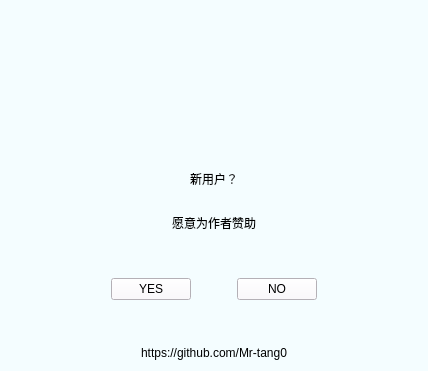
<?xml version="1.0" encoding="UTF-8"?>
<ui version="4.0">
 <class>Check</class>
 <widget class="QWidget" name="Check">
  <property name="geometry">
   <rect>
    <x>0</x>
    <y>0</y>
    <width>428</width>
    <height>371</height>
   </rect>
  </property>
  <property name="windowTitle">
   <string>Form</string>
  </property>
  <property name="styleSheet">
   <string notr="true">background-color: rgb(244, 253, 255);</string>
  </property>
  <layout class="QGridLayout" name="gridLayout">
   <item row="0" column="1">
    <spacer name="verticalSpacer_2">
     <property name="orientation">
      <enum>Qt::Vertical</enum>
     </property>
     <property name="sizeHint" stdset="0">
      <size>
       <width>20</width>
       <height>74</height>
      </size>
     </property>
    </spacer>
   </item>
   <item row="1" column="0">
    <spacer name="horizontalSpacer_3">
     <property name="orientation">
      <enum>Qt::Horizontal</enum>
     </property>
     <property name="sizeHint" stdset="0">
      <size>
       <width>46</width>
       <height>20</height>
      </size>
     </property>
    </spacer>
   </item>
   <item row="1" column="1">
    <layout class="QVBoxLayout" name="verticalLayout_2">
     <item>
      <layout class="QVBoxLayout" name="verticalLayout">
       <item>
        <widget class="QLabel" name="label">
         <property name="styleSheet">
          <string notr="true">font: 12pt &quot;幼圆&quot;;</string>
         </property>
         <property name="text">
          <string>新用户？</string>
         </property>
         <property name="alignment">
          <set>Qt::AlignCenter</set>
         </property>
        </widget>
       </item>
       <item>
        <spacer name="horizontalSpacer">
         <property name="orientation">
          <enum>Qt::Horizontal</enum>
         </property>
         <property name="sizeHint" stdset="0">
          <size>
           <width>40</width>
           <height>20</height>
          </size>
         </property>
        </spacer>
       </item>
       <item>
        <widget class="QLabel" name="label_2">
         <property name="styleSheet">
          <string notr="true">font: 12pt &quot;幼圆&quot;;</string>
         </property>
         <property name="text">
          <string>愿意为作者赞助</string>
         </property>
         <property name="alignment">
          <set>Qt::AlignCenter</set>
         </property>
        </widget>
       </item>
      </layout>
     </item>
     <item>
      <spacer name="verticalSpacer">
       <property name="orientation">
        <enum>Qt::Vertical</enum>
       </property>
       <property name="sizeHint" stdset="0">
        <size>
         <width>20</width>
         <height>40</height>
        </size>
       </property>
      </spacer>
     </item>
     <item>
      <layout class="QHBoxLayout" name="horizontalLayout">
       <item>
        <widget class="QPushButton" name="pushButton">
         <property name="styleSheet">
          <string notr="true">font: 12pt &quot;幼圆&quot;;
background-color: rgb(252, 247, 255);</string>
         </property>
         <property name="text">
          <string>YES</string>
         </property>
        </widget>
       </item>
       <item>
        <spacer name="horizontalSpacer_2">
         <property name="orientation">
          <enum>Qt::Horizontal</enum>
         </property>
         <property name="sizeHint" stdset="0">
          <size>
           <width>40</width>
           <height>20</height>
          </size>
         </property>
        </spacer>
       </item>
       <item>
        <widget class="QPushButton" name="pushButton_2">
         <property name="styleSheet">
          <string notr="true">font: 12pt &quot;幼圆&quot;;
background-color: rgb(252, 247, 255);</string>
         </property>
         <property name="text">
          <string>NO</string>
         </property>
        </widget>
       </item>
      </layout>
     </item>
     <item>
      <spacer name="verticalSpacer_3">
       <property name="orientation">
        <enum>Qt::Vertical</enum>
       </property>
       <property name="sizeHint" stdset="0">
        <size>
         <width>20</width>
         <height>40</height>
        </size>
       </property>
      </spacer>
     </item>
     <item>
      <widget class="QLabel" name="label_3">
       <property name="styleSheet">
        <string notr="true">font: 8pt &quot;幼圆&quot;;</string>
       </property>
       <property name="text">
        <string>https://github.com/Mr-tang0</string>
       </property>
       <property name="alignment">
        <set>Qt::AlignCenter</set>
       </property>
      </widget>
     </item>
    </layout>
   </item>
   <item row="1" column="2">
    <spacer name="horizontalSpacer_4">
     <property name="orientation">
      <enum>Qt::Horizontal</enum>
     </property>
     <property name="sizeHint" stdset="0">
      <size>
       <width>46</width>
       <height>20</height>
      </size>
     </property>
    </spacer>
   </item>
  </layout>
 </widget>
 <resources/>
 <connections/>
</ui>
